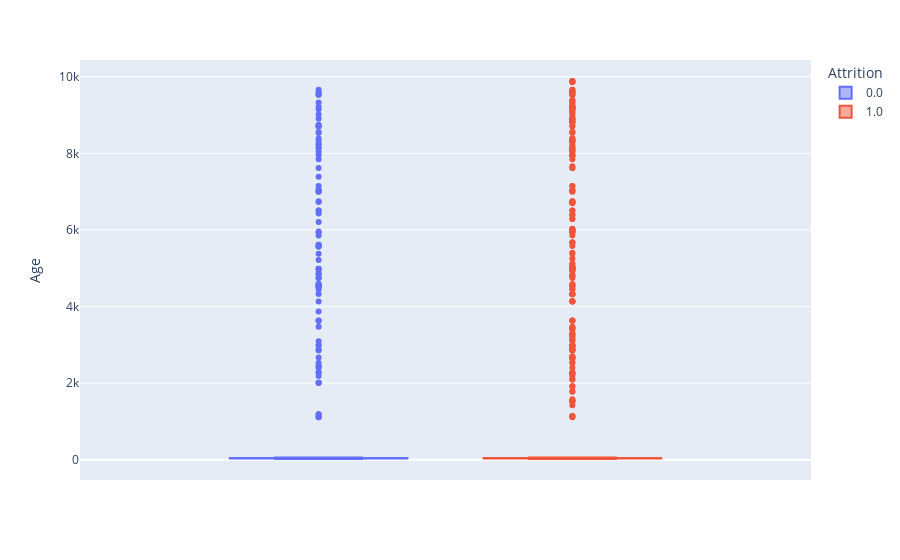
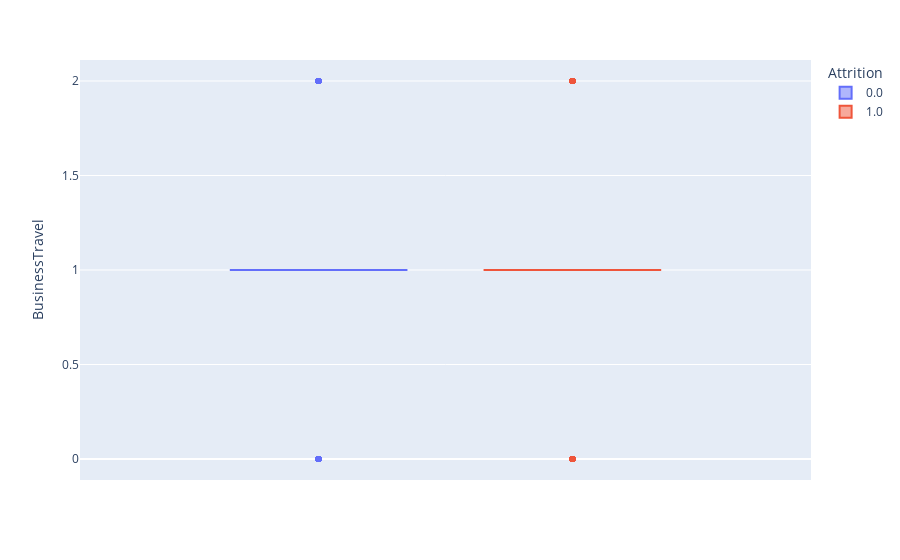
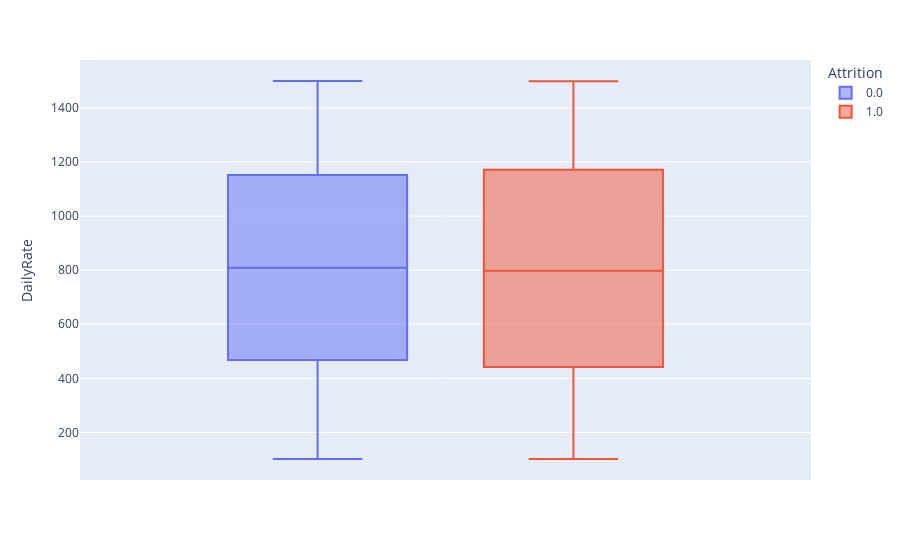
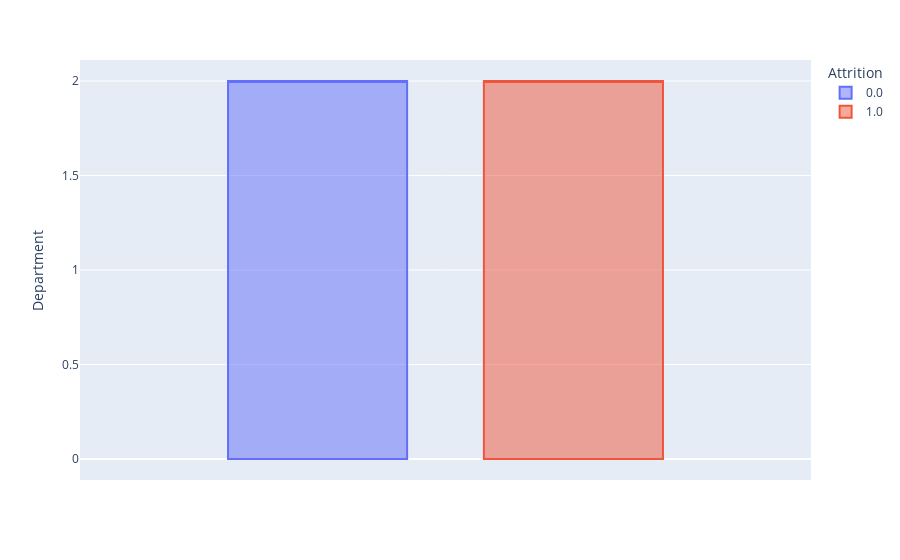

Notebook source saved alongside these figures, in order:
### Code cell
for col in data.columns:
    
    if pd.api.types.is_numeric_dtype(data[col]) and col != 'EmployeeNumber':
        fig = px.box(data, y=col, color="Attrition")
        fig.show()

### Figure 1 — Plotly figure (JSON) as saved in the notebook; plotly's stock layout.template omitted (floating-point values rounded to 4 significant figures; data arrays with more than 128 entries replaced by an {"elided": "..."} marker saying what was removed)
{"data": [{"alignmentgroup": "True", "hovertemplate": "Attrition=0.0<br>Age=%{y}<extra></extra>", "legendgroup": "0.0", "marker": {"color": "#636efa"}, "name": "0.0", "notched": false, "offsetgroup": "0.0", "orientation": "v", "showlegend": true, "type": "box", "x0": " ", "xaxis": "x", "y": {"elided": "2080 int values"}, "y0": " ", "yaxis": "y"}, {"alignmentgroup": "True", "hovertemplate": "Attrition=1.0<br>Age=%{y}<extra></extra>", "legendgroup": "1.0", "marker": {"color": "#EF553B"}, "name": "1.0", "notched": false, "offsetgroup": "1.0", "orientation": "v", "showlegend": true, "type": "box", "x0": " ", "xaxis": "x", "y": {"elided": "2222 int values"}, "y0": " ", "yaxis": "y"}], "layout": {"boxmode": "group", "legend": {"title": {"text": "Attrition"}, "tracegroupgap": 0}, "margin": {"t": 60}, "xaxis": {"anchor": "y", "domain": [0, 1]}, "yaxis": {"anchor": "x", "domain": [0, 1], "title": {"text": "Age"}}}}

### Figure 2 — Plotly figure (JSON) as saved in the notebook; plotly's stock layout.template omitted (floating-point values rounded to 4 significant figures; data arrays with more than 128 entries replaced by an {"elided": "..."} marker saying what was removed)
{"data": [{"alignmentgroup": "True", "hovertemplate": "Attrition=0.0<br>BusinessTravel=%{y}<extra></extra>", "legendgroup": "0.0", "marker": {"color": "#636efa"}, "name": "0.0", "notched": false, "offsetgroup": "0.0", "orientation": "v", "showlegend": true, "type": "box", "x0": " ", "xaxis": "x", "y": {"elided": "2080 int values"}, "y0": " ", "yaxis": "y"}, {"alignmentgroup": "True", "hovertemplate": "Attrition=1.0<br>BusinessTravel=%{y}<extra></extra>", "legendgroup": "1.0", "marker": {"color": "#EF553B"}, "name": "1.0", "notched": false, "offsetgroup": "1.0", "orientation": "v", "showlegend": true, "type": "box", "x0": " ", "xaxis": "x", "y": {"elided": "2222 int values"}, "y0": " ", "yaxis": "y"}], "layout": {"boxmode": "group", "legend": {"title": {"text": "Attrition"}, "tracegroupgap": 0}, "margin": {"t": 60}, "xaxis": {"anchor": "y", "domain": [0, 1]}, "yaxis": {"anchor": "x", "domain": [0, 1], "title": {"text": "BusinessTravel"}}}}

### Figure 3 — Plotly figure (JSON) as saved in the notebook; plotly's stock layout.template omitted (floating-point values rounded to 4 significant figures; data arrays with more than 128 entries replaced by an {"elided": "..."} marker saying what was removed)
{"data": [{"alignmentgroup": "True", "hovertemplate": "Attrition=0.0<br>DailyRate=%{y}<extra></extra>", "legendgroup": "0.0", "marker": {"color": "#636efa"}, "name": "0.0", "notched": false, "offsetgroup": "0.0", "orientation": "v", "showlegend": true, "type": "box", "x0": " ", "xaxis": "x", "y": {"elided": "2080 int values"}, "y0": " ", "yaxis": "y"}, {"alignmentgroup": "True", "hovertemplate": "Attrition=1.0<br>DailyRate=%{y}<extra></extra>", "legendgroup": "1.0", "marker": {"color": "#EF553B"}, "name": "1.0", "notched": false, "offsetgroup": "1.0", "orientation": "v", "showlegend": true, "type": "box", "x0": " ", "xaxis": "x", "y": {"elided": "2222 int values"}, "y0": " ", "yaxis": "y"}], "layout": {"boxmode": "group", "legend": {"title": {"text": "Attrition"}, "tracegroupgap": 0}, "margin": {"t": 60}, "xaxis": {"anchor": "y", "domain": [0, 1]}, "yaxis": {"anchor": "x", "domain": [0, 1], "title": {"text": "DailyRate"}}}}

### Figure 4 — Plotly figure (JSON) as saved in the notebook; plotly's stock layout.template omitted (floating-point values rounded to 4 significant figures; data arrays with more than 128 entries replaced by an {"elided": "..."} marker saying what was removed)
{"data": [{"alignmentgroup": "True", "hovertemplate": "Attrition=0.0<br>Department=%{y}<extra></extra>", "legendgroup": "0.0", "marker": {"color": "#636efa"}, "name": "0.0", "notched": false, "offsetgroup": "0.0", "orientation": "v", "showlegend": true, "type": "box", "x0": " ", "xaxis": "x", "y": {"elided": "2080 int values"}, "y0": " ", "yaxis": "y"}, {"alignmentgroup": "True", "hovertemplate": "Attrition=1.0<br>Department=%{y}<extra></extra>", "legendgroup": "1.0", "marker": {"color": "#EF553B"}, "name": "1.0", "notched": false, "offsetgroup": "1.0", "orientation": "v", "showlegend": true, "type": "box", "x0": " ", "xaxis": "x", "y": {"elided": "2222 int values"}, "y0": " ", "yaxis": "y"}], "layout": {"boxmode": "group", "legend": {"title": {"text": "Attrition"}, "tracegroupgap": 0}, "margin": {"t": 60}, "xaxis": {"anchor": "y", "domain": [0, 1]}, "yaxis": {"anchor": "x", "domain": [0, 1], "title": {"text": "Department"}}}}
